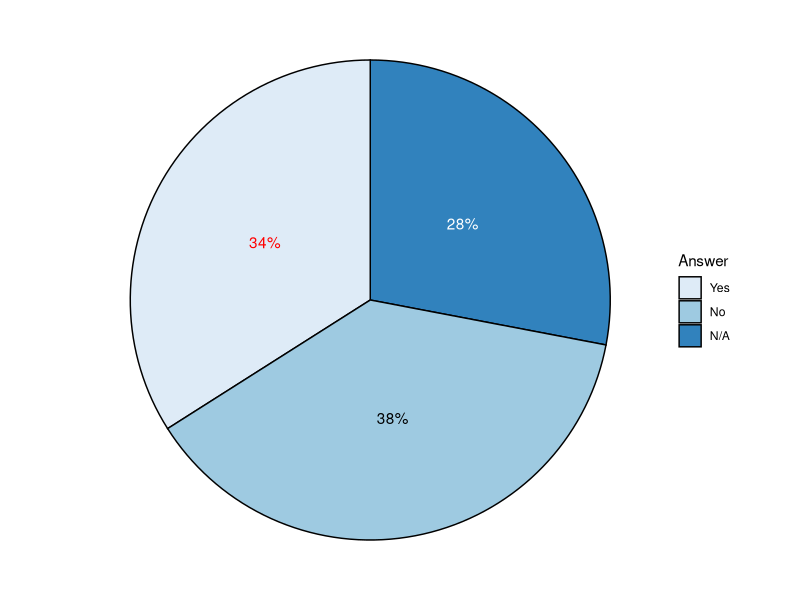

Write R code to recreate this figure.
library(ggplot2)
library(dplyr)

set.seed(11022021)

# Variables
ans <- sample(c("Yes", "No", "N/A"),
              size = 100, replace = TRUE,
              prob = c(0.4, 0.35, 0.25))
gen <- sample(c("Male", "Female"),
              size = 100, replace = TRUE)

# Change the levels of the variable so "Yes" appears first in the legend
ans <- factor(ans, levels = c("Yes", "No", "N/A"))

# Data frame
data <- data.frame(answer = ans, gender = gen)

# Data transformation
df <- data %>% group_by(answer) %>% count() %>% ungroup() %>% 
  mutate(perc = `n` / sum(`n`)) %>% arrange(perc) %>% 
  mutate(labels = scales::percent(perc))

ggplot(df, aes(x = "", y = perc, fill = answer)) +
  geom_col(color = "black") +
  geom_text(aes(label = labels), color = c("white", "red", "black"),
             position = position_stack(vjust = 0.5),
             show.legend = FALSE) +
  guides(fill = guide_legend(title = "Answer")) +
  scale_fill_brewer() +  # brewer, discrete, grey, hue, ordinal, viridis_d
  coord_polar(theta = "y") + 
  theme_void()
